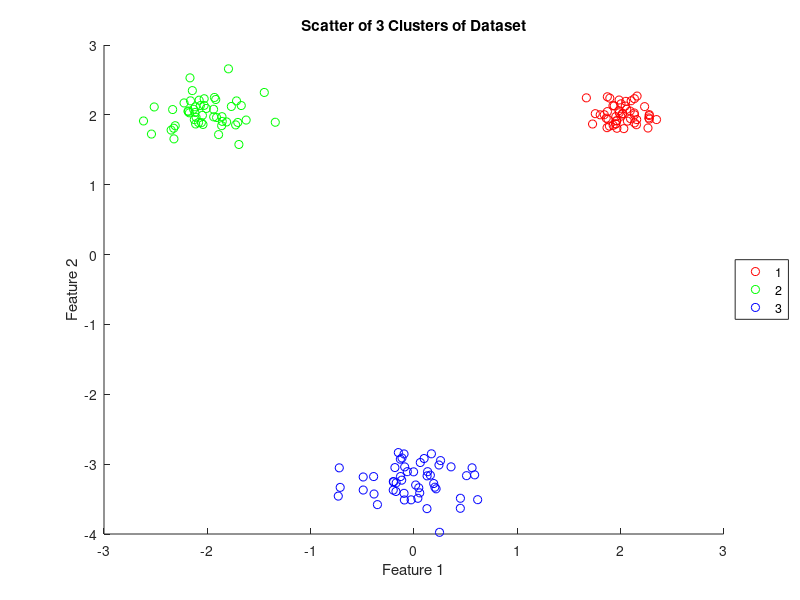
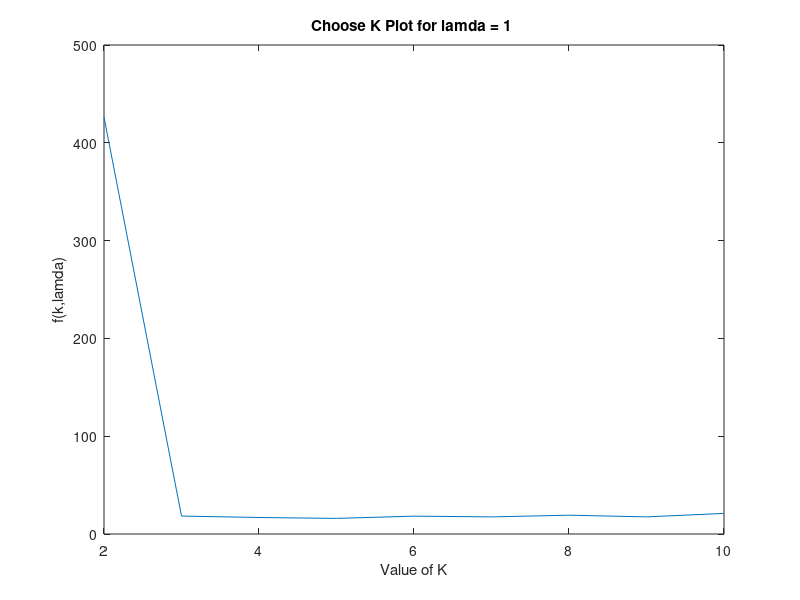
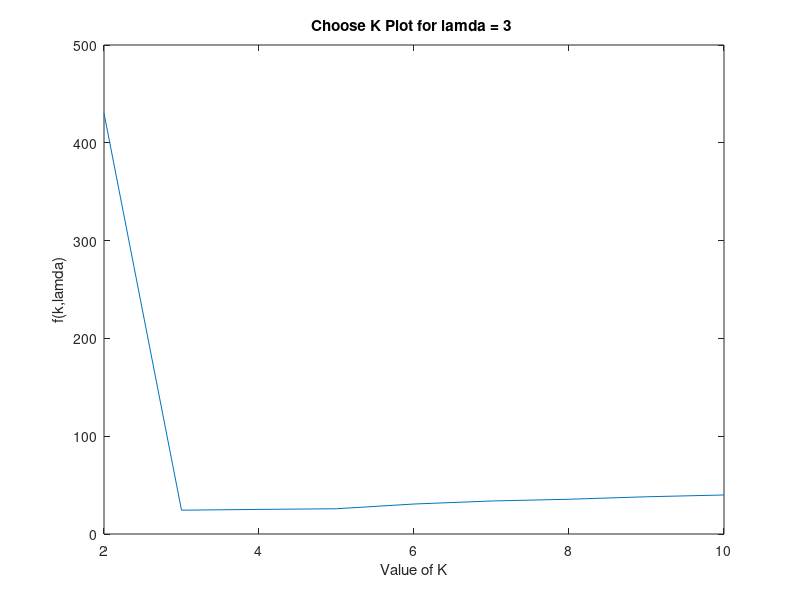
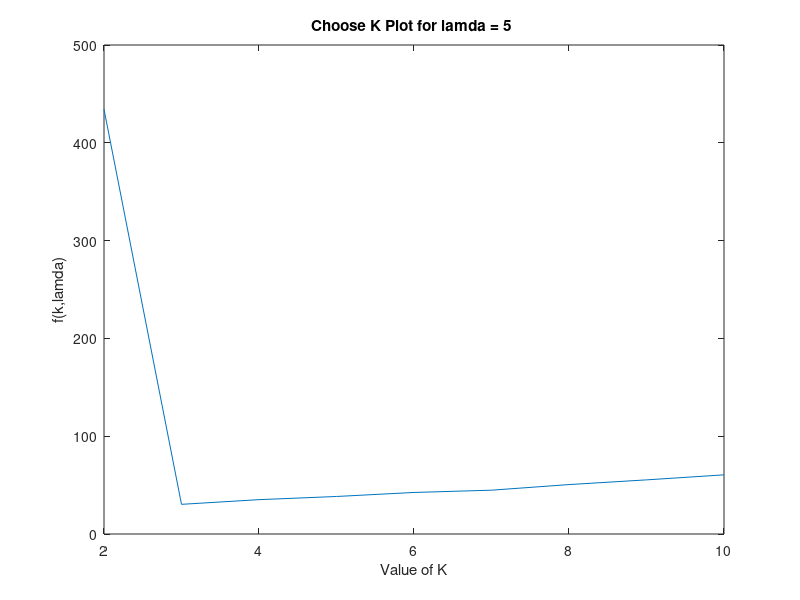

These figures' MATLAB source, in order:
% EC 414 - HW 4 - Spring 2020
%problem 4.3
%Xinyuan Zhao

clear, clc, close all,

%% Generate Gaussian data:

R1 = mvnrnd([2;2],0.02*eye(2),50);
R2 = mvnrnd([-2;2],0.05*eye(2),50);
R3 = mvnrnd([0;-3.25],0.07*eye(2),50);
scatter(R1(:,1),R1(:,2),'r');
xlabel('Feature 1');
ylabel('Feature 2');
title('Scatter of 3 Clusters of Dataset');

hold on
scatter(R2(:,1),R2(:,2),'g');
scatter(R3(:,1),R3(:,2),'b');
legend('1','2','3','location','EastOutside');
hold off

%% Choose K (4.2d)
DATA = [R1;R2;R3];
K = [2,3,4,5,6,7,8,9,10];
lamda = [1,3,5,7];
for l = 1:4
    WCSS_k = zeros(1,9);
    %Run Random k-means for 9 times
    for ik = 1:length(K)
        K_val = K(ik);
        WCSS_random = zeros(1,10);
        labels = ones(length(DATA),10);
        for r = 1:10
            MU_init = [6,7].*rand(K_val,2);
            MU_init(:,1) = MU_init(:,1)+((-3)*ones(K_val,1));
            MU_init(:,2) = MU_init(:,2)+((-4)*ones(K_val,1));



            MU_previous = MU_init;
            MU_current = MU_init;

            % initializations

            converged = 0;
            iteration = 0;
            convergence_threshold = 0.025;

            while (converged==0)
                iteration = iteration + 1;
                fprintf('Iteration: %d\n',iteration)

                % CODE - Assignment Step - Assign each data observation to the cluster with the nearest mean:
                % Write code below here:
                d =[];
                for i = 1:K_val
                    u = [MU_init(i,1),MU_init(i,2)].*ones(length(DATA),2);
                    dtoi = (DATA(:,1)-u(:,1)).^2 + (DATA(:,2)-u(:,2)).^2;
                    d = [d,dtoi];
                end

                [dd,ii] = min(d,[],2);
                labels(:,r) = ii';

                % CODE - Mean Updating - Update the cluster means
                % Write code below here:
                MU_previous = MU_current;
                clusters = zeros(K_val,2);
                for z = 1:K_val
                    c = zeros(K_val);
                    for j = 1:length(labels(:,1))
                        if labels(j,r) == z
                            clusters(z,1) = clusters(z,1)+DATA(j,1);
                            clusters(z,2) = clusters(z,2)+DATA(j,2);
                            c(z) = c(z)+1;

                        end
                    end
                    clusters(z,1) = clusters(z,1)/c(z);
                    clusters(z,2) = clusters(z,2)/c(z);
                end
                MU_current = clusters;



                %CODE 4 - Check for convergence 
                % Write code below here:
                conv = max(max(MU_current-MU_previous));
                if (conv < convergence_threshold)
                    converged=1;
                end

                % CODE 5 - Plot clustering results if converged:
                % Write code below here:
                if (converged == 1)
                    fprintf('\nConverged.\n')
                    %If converged, get WCSS metric
                    % Add code below
                    D_wcss=zeros(1,K_val);
                    for i2 = 1:K_val
                        for j2 = 1:length(labels(:,1))
                            if labels(j2,r) == i2
                                D_wcss(1,i2) = D_wcss(1,i2)+((DATA(j2,1)-MU_current(i2,1)).^2 ... 
                                    + (DATA(j2,2)-MU_current(i2,2)).^2);

                            end
                        end
                    end
                end
            end
            WCSS_random(r) = sum(D_wcss);
        end
        WCSS_k(ik) = min(WCSS_random)+lamda(l)*K_val;
    end
    figure
    plot(K,WCSS_k);
    xlabel('Value of K');
    ylabel('f(k,lamda)');
    title(['Choose K Plot for lamda = ',num2str(lamda(l)),' ']);
end


%% Observation:
%As lamda increases, there is a more and more obvious 'elbow' in the plot
%of f(k,lamda) against k. Since the panelty increases as either lamda or k
%increases, it is much more easier for us to observe the elbow and choose
%that value of k if we set a higher lamda.